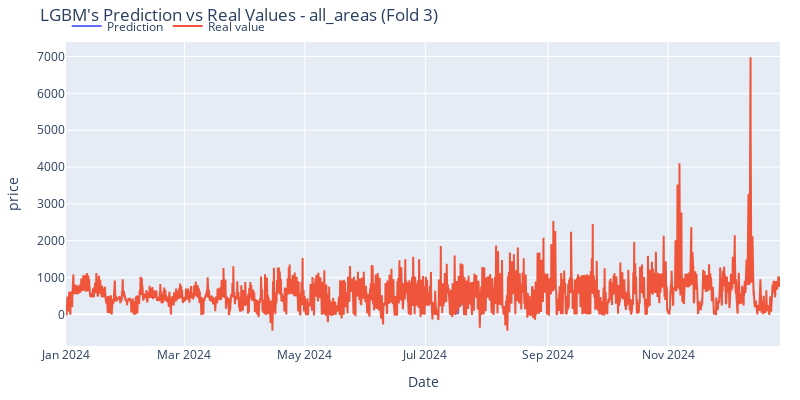

Notebook code cell kept with this figure:
### Code cell
# Plot predictions for the 'sun_areas_1_2_3' feature group
experiment.plot_feature_group_predictions(
    df=df,
    feature_group='all_areas',
    fold_index=2  # First CV fold
)

### Figure 1 — Plotly figure (JSON) as saved in the notebook; plotly's stock layout.template omitted (floating-point values rounded to 4 significant figures; data arrays with more than 128 entries replaced by an {"elided": "..."} marker saying what was removed)
{"data": [{"mode": "lines", "name": "Prediction", "type": "scatter", "x": {"elided": "168 str values"}, "y": {"elided": "168 float values"}}, {"mode": "lines", "name": "Real value", "type": "scatter", "x": {"elided": "8680 str values"}, "y": {"elided": "8680 float values"}}], "layout": {"height": 400, "hovermode": "x", "legend": {"orientation": "h", "x": 0.001, "xanchor": "left", "y": 1.1, "yanchor": "top"}, "margin": {"b": 20, "l": 20, "r": 20, "t": 35}, "title": {"text": "LGBM's Prediction vs Real Values - all_areas (Fold 3)"}, "width": 800, "xaxis": {"title": {"text": "Date"}}, "yaxis": {"title": {"text": "price"}}}}
